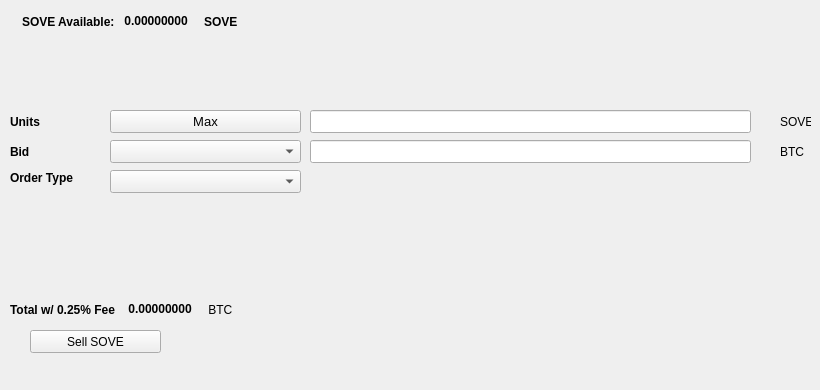
   <widget class="QWidget" name="SellTab">
    <attribute name="title">
     <string>Sell</string>
    </attribute>
    <widget class="QLabel" name="label_16">
     <property name="geometry">
      <rect>
       <x>780</x>
       <y>140</y>
       <width>31</width>
       <height>23</height>
      </rect>
     </property>
     <property name="text">
      <string>BTC</string>
     </property>
    </widget>
    <widget class="QComboBox" name="SellBidcomboBox">
     <property name="geometry">
      <rect>
       <x>110</x>
       <y>140</y>
       <width>191</width>
       <height>23</height>
      </rect>
     </property>
     <property name="font">
      <font>
       <pointsize>10</pointsize>
      </font>
     </property>
    </widget>
    <widget class="QLabel" name="label_18">
     <property name="geometry">
      <rect>
       <x>10</x>
       <y>110</y>
       <width>46</width>
       <height>23</height>
      </rect>
     </property>
     <property name="font">
      <font>
       <weight>75</weight>
       <bold>true</bold>
      </font>
     </property>
     <property name="text">
      <string>Units</string>
     </property>
    </widget>
    <widget class="QPushButton" name="Sell_Max_Amount">
     <property name="geometry">
      <rect>
       <x>110</x>
       <y>110</y>
       <width>191</width>
       <height>23</height>
      </rect>
     </property>
     <property name="font">
      <font>
       <pointsize>10</pointsize>
      </font>
     </property>
     <property name="text">
      <string>Max</string>
     </property>
    </widget>
    <widget class="QLabel" name="label_20">
     <property name="geometry">
      <rect>
       <x>10</x>
       <y>170</y>
       <width>91</width>
       <height>16</height>
      </rect>
     </property>
     <property name="font">
      <font>
       <weight>75</weight>
       <bold>true</bold>
      </font>
     </property>
     <property name="text">
      <string>Order Type</string>
     </property>
    </widget>
    <widget class="QComboBox" name="SellOrdertypeCombo">
     <property name="geometry">
      <rect>
       <x>110</x>
       <y>170</y>
       <width>191</width>
       <height>23</height>
      </rect>
     </property>
     <property name="font">
      <font>
       <pointsize>10</pointsize>
      </font>
     </property>
    </widget>
    <widget class="QLabel" name="label_21">
     <property name="geometry">
      <rect>
       <x>10</x>
       <y>140</y>
       <width>46</width>
       <height>23</height>
      </rect>
     </property>
     <property name="font">
      <font>
       <weight>75</weight>
       <bold>true</bold>
      </font>
     </property>
     <property name="text">
      <string>Bid</string>
     </property>
    </widget>
    <widget class="QLabel" name="label_22">
     <property name="geometry">
      <rect>
       <x>780</x>
       <y>110</y>
       <width>31</width>
       <height>23</height>
      </rect>
     </property>
     <property name="text">
      <string>SOVE</string>
     </property>
    </widget>
    <widget class="QLineEdit" name="UnitsInputSOVE">
     <property name="geometry">
      <rect>
       <x>310</x>
       <y>110</y>
       <width>441</width>
       <height>23</height>
      </rect>
     </property>
     <property name="font">
      <font>
       <pointsize>9</pointsize>
       <weight>75</weight>
       <bold>true</bold>
      </font>
     </property>
    </widget>
    <widget class="QLineEdit" name="SellBidPriceEdit">
     <property name="geometry">
      <rect>
       <x>310</x>
       <y>140</y>
       <width>441</width>
       <height>23</height>
      </rect>
     </property>
     <property name="font">
      <font>
       <pointsize>9</pointsize>
       <weight>75</weight>
       <bold>true</bold>
      </font>
     </property>
    </widget>
    <widget class="QPushButton" name="SellSOVEBTN">
     <property name="geometry">
      <rect>
       <x>30</x>
       <y>330</y>
       <width>131</width>
       <height>23</height>
      </rect>
     </property>
     <property name="text">
      <string>Sell SOVE</string>
     </property>
     <property name="icon">
      <iconset resource="../soverain">
       <normaloff>:/icons/bitcoin</normaloff>:/icons/bitcoin</iconset>
     </property>
    </widget>
    <widget class="QWidget" name="layoutWidget3">
     <property name="geometry">
      <rect>
       <x>22</x>
       <y>12</y>
       <width>258</width>
       <height>19</height>
      </rect>
     </property>
     <layout class="QHBoxLayout" name="horizontalLayout">
      <item>
       <widget class="QLabel" name="label232_2">
        <property name="font">
         <font>
          <weight>75</weight>
          <bold>true</bold>
         </font>
        </property>
        <property name="text">
         <string>SOVE Available:</string>
        </property>
       </widget>
      </item>
      <item>
       <widget class="QLabel" name="SOVEAvailableLabel">
        <property name="palette">
         <palette>
          <active>
           <colorrole role="WindowText">
            <brush brushstyle="SolidPattern">
             <color alpha="255">
              <red>0</red>
              <green>0</green>
              <blue>0</blue>
             </color>
            </brush>
           </colorrole>
           <colorrole role="Button">
            <brush brushstyle="SolidPattern">
             <color alpha="255">
              <red>0</red>
              <green>170</green>
              <blue>0</blue>
             </color>
            </brush>
           </colorrole>
           <colorrole role="Light">
            <brush brushstyle="SolidPattern">
             <color alpha="255">
              <red>0</red>
              <green>255</green>
              <blue>0</blue>
             </color>
            </brush>
           </colorrole>
           <colorrole role="Midlight">
            <brush brushstyle="SolidPattern">
             <color alpha="255">
              <red>0</red>
              <green>212</green>
              <blue>0</blue>
             </color>
            </brush>
           </colorrole>
           <colorrole role="Dark">
            <brush brushstyle="SolidPattern">
             <color alpha="255">
              <red>0</red>
              <green>85</green>
              <blue>0</blue>
             </color>
            </brush>
           </colorrole>
           <colorrole role="Mid">
            <brush brushstyle="SolidPattern">
             <color alpha="255">
              <red>0</red>
              <green>113</green>
              <blue>0</blue>
             </color>
            </brush>
           </colorrole>
           <colorrole role="Text">
            <brush brushstyle="SolidPattern">
             <color alpha="255">
              <red>0</red>
              <green>170</green>
              <blue>0</blue>
             </color>
            </brush>
           </colorrole>
           <colorrole role="BrightText">
            <brush brushstyle="SolidPattern">
             <color alpha="255">
              <red>255</red>
              <green>255</green>
              <blue>255</blue>
             </color>
            </brush>
           </colorrole>
           <colorrole role="ButtonText">
            <brush brushstyle="SolidPattern">
             <color alpha="255">
              <red>0</red>
              <green>0</green>
              <blue>0</blue>
             </color>
            </brush>
           </colorrole>
           <colorrole role="Base">
            <brush brushstyle="SolidPattern">
             <color alpha="255">
              <red>255</red>
              <green>255</green>
              <blue>255</blue>
             </color>
            </brush>
           </colorrole>
           <colorrole role="Window">
            <brush brushstyle="SolidPattern">
             <color alpha="255">
              <red>0</red>
              <green>170</green>
              <blue>0</blue>
             </color>
            </brush>
           </colorrole>
           <colorrole role="Shadow">
            <brush brushstyle="SolidPattern">
             <color alpha="255">
              <red>0</red>
              <green>0</green>
              <blue>0</blue>
             </color>
            </brush>
           </colorrole>
           <colorrole role="AlternateBase">
            <brush brushstyle="SolidPattern">
             <color alpha="255">
              <red>127</red>
              <green>212</green>
              <blue>127</blue>
             </color>
            </brush>
           </colorrole>
           <colorrole role="ToolTipBase">
            <brush brushstyle="SolidPattern">
             <color alpha="255">
              <red>255</red>
              <green>255</green>
              <blue>220</blue>
             </color>
            </brush>
           </colorrole>
           <colorrole role="ToolTipText">
            <brush brushstyle="SolidPattern">
             <color alpha="255">
              <red>0</red>
              <green>0</green>
              <blue>0</blue>
             </color>
            </brush>
           </colorrole>
          </active>
          <inactive>
           <colorrole role="WindowText">
            <brush brushstyle="SolidPattern">
             <color alpha="255">
              <red>0</red>
              <green>0</green>
              <blue>0</blue>
             </color>
            </brush>
           </colorrole>
           <colorrole role="Button">
            <brush brushstyle="SolidPattern">
             <color alpha="255">
              <red>0</red>
              <green>170</green>
              <blue>0</blue>
             </color>
            </brush>
           </colorrole>
           <colorrole role="Light">
            <brush brushstyle="SolidPattern">
             <color alpha="255">
              <red>0</red>
              <green>255</green>
              <blue>0</blue>
             </color>
            </brush>
           </colorrole>
           <colorrole role="Midlight">
            <brush brushstyle="SolidPattern">
             <color alpha="255">
              <red>0</red>
              <green>212</green>
              <blue>0</blue>
             </color>
            </brush>
           </colorrole>
           <colorrole role="Dark">
            <brush brushstyle="SolidPattern">
             <color alpha="255">
              <red>0</red>
              <green>85</green>
              <blue>0</blue>
             </color>
            </brush>
           </colorrole>
           <colorrole role="Mid">
            <brush brushstyle="SolidPattern">
             <color alpha="255">
              <red>0</red>
              <green>113</green>
              <blue>0</blue>
             </color>
            </brush>
           </colorrole>
           <colorrole role="Text">
            <brush brushstyle="SolidPattern">
             <color alpha="255">
              <red>0</red>
              <green>170</green>
              <blue>0</blue>
             </color>
            </brush>
           </colorrole>
           <colorrole role="BrightText">
            <brush brushstyle="SolidPattern">
             <color alpha="255">
              <red>255</red>
              <green>255</green>
              <blue>255</blue>
             </color>
            </brush>
           </colorrole>
           <colorrole role="ButtonText">
            <brush brushstyle="SolidPattern">
             <color alpha="255">
              <red>0</red>
              <green>0</green>
              <blue>0</blue>
             </color>
            </brush>
           </colorrole>
           <colorrole role="Base">
            <brush brushstyle="SolidPattern">
             <color alpha="255">
              <red>255</red>
              <green>255</green>
              <blue>255</blue>
             </color>
            </brush>
           </colorrole>
           <colorrole role="Window">
            <brush brushstyle="SolidPattern">
             <color alpha="255">
              <red>0</red>
              <green>170</green>
              <blue>0</blue>
             </color>
            </brush>
           </colorrole>
           <colorrole role="Shadow">
            <brush brushstyle="SolidPattern">
             <color alpha="255">
              <red>0</red>
              <green>0</green>
              <blue>0</blue>
             </color>
            </brush>
           </colorrole>
           <colorrole role="AlternateBase">
            <brush brushstyle="SolidPattern">
             <color alpha="255">
              <red>127</red>
              <green>212</green>
              <blue>127</blue>
             </color>
            </brush>
           </colorrole>
           <colorrole role="ToolTipBase">
            <brush brushstyle="SolidPattern">
             <color alpha="255">
              <red>255</red>
              <green>255</green>
              <blue>220</blue>
             </color>
            </brush>
           </colorrole>
           <colorrole role="ToolTipText">
            <brush brushstyle="SolidPattern">
             <color alpha="255">
              <red>0</red>
              <green>0</green>
              <blue>0</blue>
             </color>
            </brush>
           </colorrole>
          </inactive>
          <disabled>
           <colorrole role="WindowText">
            <brush brushstyle="SolidPattern">
             <color alpha="255">
              <red>0</red>
              <green>85</green>
              <blue>0</blue>
             </color>
            </brush>
           </colorrole>
           <colorrole role="Button">
            <brush brushstyle="SolidPattern">
             <color alpha="255">
              <red>0</red>
              <green>170</green>
              <blue>0</blue>
             </color>
            </brush>
           </colorrole>
           <colorrole role="Light">
            <brush brushstyle="SolidPattern">
             <color alpha="255">
              <red>0</red>
              <green>255</green>
              <blue>0</blue>
             </color>
            </brush>
           </colorrole>
           <colorrole role="Midlight">
            <brush brushstyle="SolidPattern">
             <color alpha="255">
              <red>0</red>
              <green>212</green>
              <blue>0</blue>
             </color>
            </brush>
           </colorrole>
           <colorrole role="Dark">
            <brush brushstyle="SolidPattern">
             <color alpha="255">
              <red>0</red>
              <green>85</green>
              <blue>0</blue>
             </color>
            </brush>
           </colorrole>
           <colorrole role="Mid">
            <brush brushstyle="SolidPattern">
             <color alpha="255">
              <red>0</red>
              <green>113</green>
              <blue>0</blue>
             </color>
            </brush>
           </colorrole>
           <colorrole role="Text">
            <brush brushstyle="SolidPattern">
             <color alpha="255">
              <red>0</red>
              <green>85</green>
              <blue>0</blue>
             </color>
            </brush>
           </colorrole>
           <colorrole role="BrightText">
            <brush brushstyle="SolidPattern">
             <color alpha="255">
              <red>255</red>
              <green>255</green>
              <blue>255</blue>
             </color>
            </brush>
           </colorrole>
           <colorrole role="ButtonText">
            <brush brushstyle="SolidPattern">
             <color alpha="255">
              <red>0</red>
              <green>85</green>
              <blue>0</blue>
             </color>
            </brush>
           </colorrole>
           <colorrole role="Base">
            <brush brushstyle="SolidPattern">
             <color alpha="255">
              <red>0</red>
              <green>170</green>
              <blue>0</blue>
             </color>
            </brush>
           </colorrole>
           <colorrole role="Window">
            <brush brushstyle="SolidPattern">
             <color alpha="255">
              <red>0</red>
              <green>170</green>
              <blue>0</blue>
             </color>
            </brush>
           </colorrole>
           <colorrole role="Shadow">
            <brush brushstyle="SolidPattern">
             <color alpha="255">
              <red>0</red>
              <green>0</green>
              <blue>0</blue>
             </color>
            </brush>
           </colorrole>
           <colorrole role="AlternateBase">
            <brush brushstyle="SolidPattern">
             <color alpha="255">
              <red>0</red>
              <green>170</green>
              <blue>0</blue>
             </color>
            </brush>
           </colorrole>
           <colorrole role="ToolTipBase">
            <brush brushstyle="SolidPattern">
             <color alpha="255">
              <red>255</red>
              <green>255</green>
              <blue>220</blue>
             </color>
            </brush>
           </colorrole>
           <colorrole role="ToolTipText">
            <brush brushstyle="SolidPattern">
             <color alpha="255">
              <red>0</red>
              <green>0</green>
              <blue>0</blue>
             </color>
            </brush>
           </colorrole>
          </disabled>
         </palette>
        </property>
        <property name="font">
         <font>
          <weight>75</weight>
          <bold>true</bold>
         </font>
        </property>
        <property name="text">
         <string> 0.00000000 </string>
        </property>
        <property name="textInteractionFlags">
         <set>Qt::LinksAccessibleByMouse|Qt::TextSelectableByKeyboard|Qt::TextSelectableByMouse</set>
        </property>
       </widget>
      </item>
      <item>
       <widget class="QLabel" name="labelSOVE">
        <property name="font">
         <font>
          <weight>75</weight>
          <bold>true</bold>
         </font>
        </property>
        <property name="text">
         <string>SOVE</string>
        </property>
       </widget>
      </item>
     </layout>
    </widget>
    <widget class="QWidget" name="layoutWidget">
     <property name="geometry">
      <rect>
       <x>10</x>
       <y>300</y>
       <width>268</width>
       <height>19</height>
      </rect>
     </property>
     <layout class="QHBoxLayout" name="horizontalLayout_2">
      <item>
       <widget class="QLabel" name="label_19">
        <property name="font">
         <font>
          <weight>75</weight>
          <bold>true</bold>
         </font>
        </property>
        <property name="text">
         <string>Total w/ 0.25% Fee </string>
        </property>
       </widget>
      </item>
      <item>
       <widget class="QLabel" name="SellCostLabel">
        <property name="palette">
         <palette>
          <active>
           <colorrole role="WindowText">
            <brush brushstyle="SolidPattern">
             <color alpha="255">
              <red>0</red>
              <green>0</green>
              <blue>0</blue>
             </color>
            </brush>
           </colorrole>
           <colorrole role="Button">
            <brush brushstyle="SolidPattern">
             <color alpha="255">
              <red>0</red>
              <green>170</green>
              <blue>0</blue>
             </color>
            </brush>
           </colorrole>
           <colorrole role="Light">
            <brush brushstyle="SolidPattern">
             <color alpha="255">
              <red>0</red>
              <green>255</green>
              <blue>0</blue>
             </color>
            </brush>
           </colorrole>
           <colorrole role="Midlight">
            <brush brushstyle="SolidPattern">
             <color alpha="255">
              <red>0</red>
              <green>212</green>
              <blue>0</blue>
             </color>
            </brush>
           </colorrole>
           <colorrole role="Dark">
            <brush brushstyle="SolidPattern">
             <color alpha="255">
              <red>0</red>
              <green>85</green>
              <blue>0</blue>
             </color>
            </brush>
           </colorrole>
           <colorrole role="Mid">
            <brush brushstyle="SolidPattern">
             <color alpha="255">
              <red>0</red>
              <green>113</green>
              <blue>0</blue>
             </color>
            </brush>
           </colorrole>
           <colorrole role="Text">
            <brush brushstyle="SolidPattern">
             <color alpha="255">
              <red>0</red>
              <green>170</green>
              <blue>0</blue>
             </color>
            </brush>
           </colorrole>
           <colorrole role="BrightText">
            <brush brushstyle="SolidPattern">
             <color alpha="255">
              <red>255</red>
              <green>255</green>
              <blue>255</blue>
             </color>
            </brush>
           </colorrole>
           <colorrole role="ButtonText">
            <brush brushstyle="SolidPattern">
             <color alpha="255">
              <red>0</red>
              <green>0</green>
              <blue>0</blue>
             </color>
            </brush>
           </colorrole>
           <colorrole role="Base">
            <brush brushstyle="SolidPattern">
             <color alpha="255">
              <red>255</red>
              <green>255</green>
              <blue>255</blue>
             </color>
            </brush>
           </colorrole>
           <colorrole role="Window">
            <brush brushstyle="SolidPattern">
             <color alpha="255">
              <red>0</red>
              <green>170</green>
              <blue>0</blue>
             </color>
            </brush>
           </colorrole>
           <colorrole role="Shadow">
            <brush brushstyle="SolidPattern">
             <color alpha="255">
              <red>0</red>
              <green>0</green>
              <blue>0</blue>
             </color>
            </brush>
           </colorrole>
           <colorrole role="AlternateBase">
            <brush brushstyle="SolidPattern">
             <color alpha="255">
              <red>127</red>
              <green>212</green>
              <blue>127</blue>
             </color>
            </brush>
           </colorrole>
           <colorrole role="ToolTipBase">
            <brush brushstyle="SolidPattern">
             <color alpha="255">
              <red>255</red>
              <green>255</green>
              <blue>220</blue>
             </color>
            </brush>
           </colorrole>
           <colorrole role="ToolTipText">
            <brush brushstyle="SolidPattern">
             <color alpha="255">
              <red>0</red>
              <green>0</green>
              <blue>0</blue>
             </color>
            </brush>
           </colorrole>
          </active>
          <inactive>
           <colorrole role="WindowText">
            <brush brushstyle="SolidPattern">
             <color alpha="255">
              <red>0</red>
              <green>0</green>
              <blue>0</blue>
             </color>
            </brush>
           </colorrole>
           <colorrole role="Button">
            <brush brushstyle="SolidPattern">
             <color alpha="255">
              <red>0</red>
              <green>170</green>
              <blue>0</blue>
             </color>
            </brush>
           </colorrole>
           <colorrole role="Light">
            <brush brushstyle="SolidPattern">
             <color alpha="255">
              <red>0</red>
              <green>255</green>
              <blue>0</blue>
             </color>
            </brush>
           </colorrole>
           <colorrole role="Midlight">
            <brush brushstyle="SolidPattern">
             <color alpha="255">
              <red>0</red>
              <green>212</green>
              <blue>0</blue>
             </color>
            </brush>
           </colorrole>
           <colorrole role="Dark">
            <brush brushstyle="SolidPattern">
             <color alpha="255">
              <red>0</red>
              <green>85</green>
              <blue>0</blue>
             </color>
            </brush>
           </colorrole>
           <colorrole role="Mid">
            <brush brushstyle="SolidPattern">
             <color alpha="255">
              <red>0</red>
              <green>113</green>
              <blue>0</blue>
             </color>
            </brush>
           </colorrole>
           <colorrole role="Text">
            <brush brushstyle="SolidPattern">
             <color alpha="255">
              <red>0</red>
              <green>170</green>
              <blue>0</blue>
             </color>
            </brush>
           </colorrole>
           <colorrole role="BrightText">
            <brush brushstyle="SolidPattern">
             <color alpha="255">
              <red>255</red>
              <green>255</green>
              <blue>255</blue>
             </color>
            </brush>
           </colorrole>
           <colorrole role="ButtonText">
            <brush brushstyle="SolidPattern">
             <color alpha="255">
              <red>0</red>
              <green>0</green>
              <blue>0</blue>
             </color>
            </brush>
           </colorrole>
           <colorrole role="Base">
            <brush brushstyle="SolidPattern">
             <color alpha="255">
              <red>255</red>
              <green>255</green>
              <blue>255</blue>
             </color>
            </brush>
           </colorrole>
           <colorrole role="Window">
            <brush brushstyle="SolidPattern">
             <color alpha="255">
              <red>0</red>
              <green>170</green>
              <blue>0</blue>
             </color>
            </brush>
           </colorrole>
           <colorrole role="Shadow">
            <brush brushstyle="SolidPattern">
             <color alpha="255">
              <red>0</red>
              <green>0</green>
              <blue>0</blue>
             </color>
            </brush>
           </colorrole>
           <colorrole role="AlternateBase">
            <brush brushstyle="SolidPattern">
             <color alpha="255">
              <red>127</red>
              <green>212</green>
              <blue>127</blue>
             </color>
            </brush>
           </colorrole>
           <colorrole role="ToolTipBase">
            <brush brushstyle="SolidPattern">
             <color alpha="255">
              <red>255</red>
              <green>255</green>
              <blue>220</blue>
             </color>
            </brush>
           </colorrole>
           <colorrole role="ToolTipText">
            <brush brushstyle="SolidPattern">
             <color alpha="255">
              <red>0</red>
              <green>0</green>
              <blue>0</blue>
             </color>
            </brush>
           </colorrole>
          </inactive>
          <disabled>
           <colorrole role="WindowText">
            <brush brushstyle="SolidPattern">
             <color alpha="255">
              <red>0</red>
              <green>85</green>
              <blue>0</blue>
             </color>
            </brush>
           </colorrole>
           <colorrole role="Button">
            <brush brushstyle="SolidPattern">
             <color alpha="255">
              <red>0</red>
              <green>170</green>
              <blue>0</blue>
             </color>
            </brush>
           </colorrole>
           <colorrole role="Light">
            <brush brushstyle="SolidPattern">
             <color alpha="255">
              <red>0</red>
              <green>255</green>
              <blue>0</blue>
             </color>
            </brush>
           </colorrole>
           <colorrole role="Midlight">
            <brush brushstyle="SolidPattern">
             <color alpha="255">
              <red>0</red>
              <green>212</green>
              <blue>0</blue>
             </color>
            </brush>
           </colorrole>
           <colorrole role="Dark">
            <brush brushstyle="SolidPattern">
             <color alpha="255">
              <red>0</red>
              <green>85</green>
              <blue>0</blue>
             </color>
            </brush>
           </colorrole>
           <colorrole role="Mid">
            <brush brushstyle="SolidPattern">
             <color alpha="255">
              <red>0</red>
              <green>113</green>
              <blue>0</blue>
             </color>
            </brush>
           </colorrole>
           <colorrole role="Text">
            <brush brushstyle="SolidPattern">
             <color alpha="255">
              <red>0</red>
              <green>85</green>
              <blue>0</blue>
             </color>
            </brush>
           </colorrole>
           <colorrole role="BrightText">
            <brush brushstyle="SolidPattern">
             <color alpha="255">
              <red>255</red>
              <green>255</green>
              <blue>255</blue>
             </color>
            </brush>
           </colorrole>
           <colorrole role="ButtonText">
            <brush brushstyle="SolidPattern">
             <color alpha="255">
              <red>0</red>
              <green>85</green>
              <blue>0</blue>
             </color>
            </brush>
           </colorrole>
           <colorrole role="Base">
            <brush brushstyle="SolidPattern">
             <color alpha="255">
              <red>0</red>
              <green>170</green>
              <blue>0</blue>
             </color>
            </brush>
           </colorrole>
           <colorrole role="Window">
            <brush brushstyle="SolidPattern">
             <color alpha="255">
              <red>0</red>
              <green>170</green>
              <blue>0</blue>
             </color>
            </brush>
           </colorrole>
           <colorrole role="Shadow">
            <brush brushstyle="SolidPattern">
             <color alpha="255">
              <red>0</red>
              <green>0</green>
              <blue>0</blue>
             </color>
            </brush>
           </colorrole>
           <colorrole role="AlternateBase">
            <brush brushstyle="SolidPattern">
             <color alpha="255">
              <red>0</red>
              <green>170</green>
              <blue>0</blue>
             </color>
            </brush>
           </colorrole>
           <colorrole role="ToolTipBase">
            <brush brushstyle="SolidPattern">
             <color alpha="255">
              <red>255</red>
              <green>255</green>
              <blue>220</blue>
             </color>
            </brush>
           </colorrole>
           <colorrole role="ToolTipText">
            <brush brushstyle="SolidPattern">
             <color alpha="255">
              <red>0</red>
              <green>0</green>
              <blue>0</blue>
             </color>
            </brush>
           </colorrole>
          </disabled>
         </palette>
        </property>
        <property name="font">
         <font>
          <weight>75</weight>
          <bold>true</bold>
         </font>
        </property>
        <property name="autoFillBackground">
         <bool>false</bool>
        </property>
        <property name="text">
         <string> 0.00000000</string>
        </property>
        <property name="textInteractionFlags">
         <set>Qt::LinksAccessibleByMouse|Qt::TextSelectableByMouse</set>
        </property>
       </widget>
      </item>
      <item>
       <widget class="QLabel" name="label_17">
        <property name="font">
         <font>
          <weight>50</weight>
          <bold>false</bold>
         </font>
        </property>
        <property name="text">
         <string> BTC</string>
        </property>
       </widget>
      </item>
     </layout>
    </widget>
    <widget class="QLabel" name="label_23">
     <property name="geometry">
      <rect>
       <x>460</x>
       <y>300</y>
       <width>281</width>
       <height>81</height>
      </rect>
     </property>
     <property name="text">
      <string/>
     </property>
     <property name="pixmap">
      <pixmap>:/images/bittrex</pixmap>
     </property>
    </widget>
   </widget>
